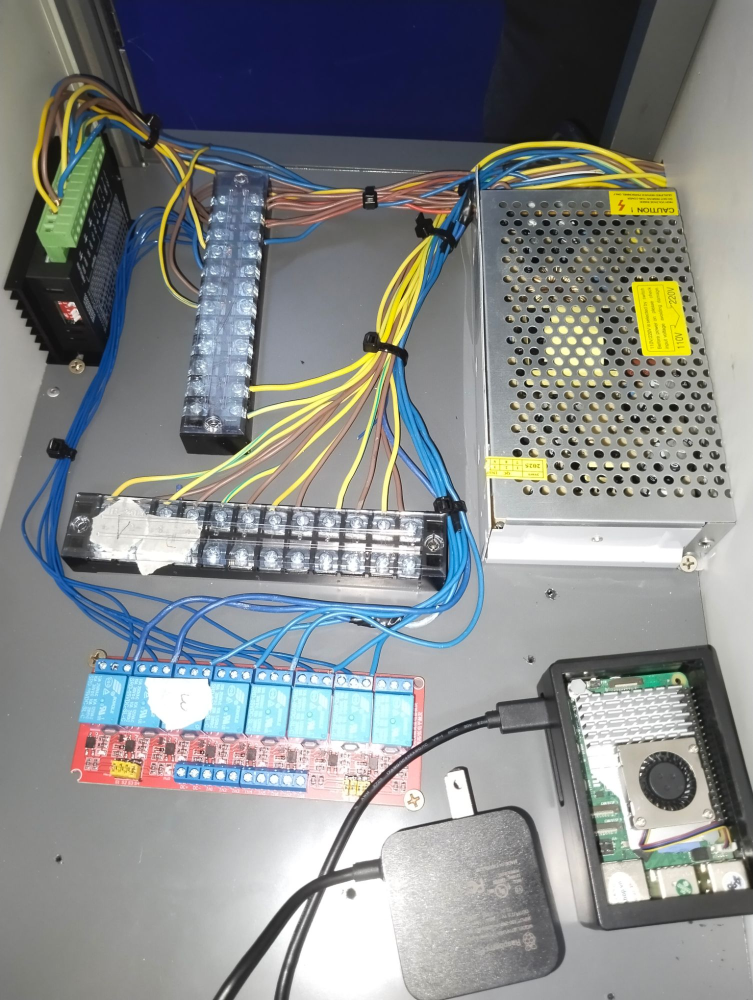
#> input picture locker/00-toan-canh-khoang-dien.jpg, 1506 x 2000 px (shown at 1/2 size)
$ python annotate-tu01-photos.py
#> lines starting #> are read from the running program, lines starting #| are printed output that depends on the picture
"""Vẽ nhãn lên ảnh tủ lockr-tu01: locker/*.jpg -> 03-hardware/img/tu01/*.jpg.

Chạy từ gốc repo docs:  python scripts/annotate-tu01-photos.py   (cần Pillow)
Toạ độ trong file là toạ độ trên ảnh gốc sau khi thu cạnh dài về 1500 px (ảnh toàn cảnh giữ nguyên cỡ).
Chụp lại ảnh thì chỉnh lại toạ độ ở từng khối bên dưới.
"""
import os, re
from PIL import Image, ImageDraw, ImageFont, ImageOps

ROOT = os.path.dirname(os.path.dirname(os.path.abspath(__file__)))
RAW = os.path.join(ROOT, 'locker')
OUT = os.path.join(ROOT, '03-hardware', 'img', 'tu01')
os.makedirs(OUT, exist_ok=True)
BOLD = next(f for f in ['C:/Windows/Fonts/segoeuib.ttf', '/usr/share/fonts/truetype/dejavu/DejaVuSans-Bold.ttf',
                        '/System/Library/Fonts/Supplemental/Arial Bold.ttf'] if os.path.exists(f))
YEL, GRN, RED, BLU, GRY, INK, WHT = (255, 214, 10), (34, 197, 94), (255, 59, 48), (56, 189, 248), (148, 163, 184), (16, 22, 27), (255, 255, 255)
# 12 ảnh chi tiết chụp 2026-10-01, giữ tên file gốc; p01…p12 theo thứ tự tên.
DETAIL = sorted(f for f in os.listdir(RAW) if re.match(r'^\d{13}_', f))


def load(name):
    if name == 'first':
        return Image.open(os.path.join(RAW, '00-toan-canh-khoang-dien.jpg')).convert('RGB')
    im = ImageOps.exif_transpose(Image.open(os.path.join(RAW, DETAIL[int(name[1:]) - 1]))).convert('RGB')
    im.thumbnail((1500, 1500), Image.LANCZOS)
    return im


class Canvas:
    def __init__(self, name, box, scale):
        im = load(name).crop(box)
        self.x0, self.y0, self.s = box[0], box[1], scale
        self.im = im.resize((round(im.size[0] * scale), round(im.size[1] * scale)), Image.LANCZOS).convert('RGBA')
        self.layer = Image.new('RGBA', self.im.size, (0, 0, 0, 0))
        self.d = ImageDraw.Draw(self.layer)

    def p(self, x, y):
        return ((x - self.x0) * self.s, (y - self.y0) * self.s)

    def rect(self, x1, y1, x2, y2, color, width=6, radius=10, dash=False):
        a, b = self.p(x1, y1), self.p(x2, y2)
        self.d.rounded_rectangle([a, b], radius=radius, outline=color + (255,), width=width)

    def fillrect(self, x1, y1, x2, y2, color, alpha=70):
        self.d.rectangle([self.p(x1, y1), self.p(x2, y2)], fill=color + (alpha,))

    def circle(self, x, y, r, color, width=5, fill=None):
        cx, cy = self.p(x, y)
        self.d.ellipse([cx - r, cy - r, cx + r, cy + r], outline=color + (255,), width=width, fill=(fill + (255,)) if fill else None)

    def line(self, x1, y1, x2, y2, color, width=4):
        self.d.line([self.p(x1, y1), self.p(x2, y2)], fill=color + (255,), width=width)

    def pill(self, x, y, text, size=28, bg=INK, fg=WHT, anchor='mm', border=None):
        """Nhãn chữ trên nền bo góc. anchor: l/m/r + t/m/b tính theo (x, y) trong toạ độ ảnh gốc."""
        font = ImageFont.truetype(BOLD, size)
        cx, cy = self.p(x, y)
        l, t, r, b = self.d.textbbox((0, 0), text, font=font)
        w, h = r - l, b - t
        px, py = round(size * 0.42), round(size * 0.28)
        bw, bh = w + 2 * px, h + 2 * py
        left = cx if anchor[0] == 'l' else cx - bw if anchor[0] == 'r' else cx - bw / 2
        top = cy if anchor[1] == 't' else cy - bh if anchor[1] == 'b' else cy - bh / 2
        left = max(4, min(self.im.size[0] - bw - 4, left))
        top = max(4, min(self.im.size[1] - bh - 4, top))
        self.d.rounded_rectangle([left, top, left + bw, top + bh], radius=round(size * 0.35), fill=bg + (235,),
                                 outline=(border + (255,)) if border else None, width=3)
        self.d.text((left + px - l, top + py - t), text, font=font, fill=fg + (255,))

    def save(self, name):
        out = Image.alpha_composite(self.im, self.layer).convert('RGB')
        out.save(os.path.join(OUT, name), quality=86, optimize=True)
        print(name, out.size)


# 1. Toàn cảnh khoang điện (ảnh 30/09, 1506x2000)
c = Canvas('first', (0, 0, 1506, 2000), 0.75)
#> in load, returned value is the input picture: PIL image 1506x2000 RGB; mean R, G, B 133.5, 136.9, 136.9
#> in __init__, `self.layer = Image.new('RGBA', self.im.size, (0, 0, 0, 0))`: self.layer: PIL image 1130x1500 RGBA; every value is 0
c.rect(335, 1488, 628, 1556, YEL); c.circle(245, 1512, 26, YEL); c.circle(707, 1515, 26, YEL)
c.rect(135, 975, 905, 1190, YEL); c.rect(350, 335, 550, 910, YEL); c.rect(8, 145, 303, 770, YEL)
c.rect(955, 375, 1485, 1130, YEL); c.rect(1090, 1295, 1500, 1855, YEL)
c.line(1378, 1370, 1447, 1790, GRN, 12)
for letter, x, y in [('A', 480, 1628), ('B', 130, 1622), ('C', 75, 1085), ('D', 630, 560), ('E', 155, 835), ('F', 1220, 1190), ('G', 1290, 1920)]:
    c.circle(x, y, 32, INK, 4, fill=YEL); c.pill(x, y, letter, 34, bg=YEL, fg=INK)
#> this loop made 7 passes
#> (r in pill, w in pill, bw in pill, left in pill, top in pill) on passes 1 to 7: (27, 27, 55, 332.5, 1198.5), (26, 26, 54, 70.5, 1194), (25, 25, 53, 29.75, 791.2), (28, 28, 56, 444.5, 397.5), (23, 23, 51, 90.75, 603.8), (23, 23, 51, 889.5, 870), (28, 28, 56, 939.5, 1417.5)
c.line(165, 1590, 228, 1532, YEL, 5)
c.save('01-tong-quan.jpg')
#> in save, `out = Image.alpha_composite(self.im, self.layer).convert('RGB')`:
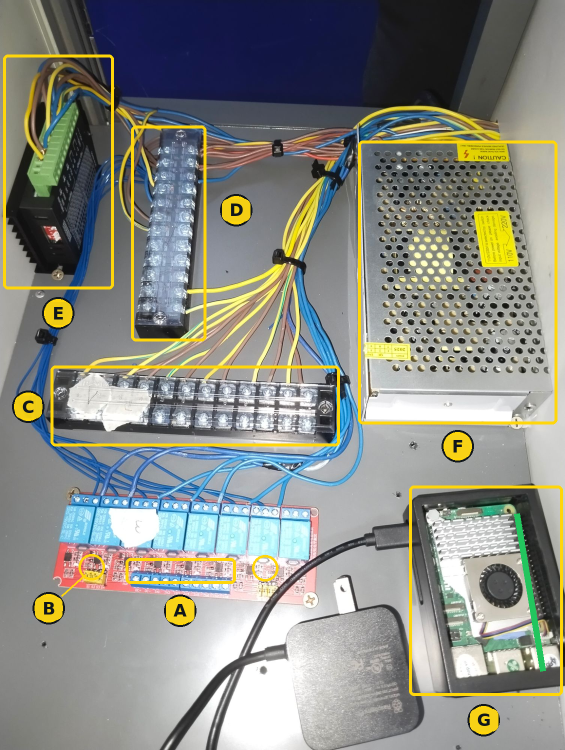
#> out: PIL image 1130x1500 RGB (shown at 1/2 size); mean R, G, B 137.1, 139.2, 131.3
#| 01-tong-quan.jpg (1130, 1500)

# 2. Header 40 chân của Pi (p11)
c = Canvas('p11', (100, 480, 960, 1080), 1.6)
#> (the run stopped early here; a loop or call above may not have finished)

$ run again, with locker/1790414821556_284174792121002148_3421111037231107887_8cad202726d88dd049a10de494406510.jpg copied over locker/00-toan-canh-khoang-dien.jpg
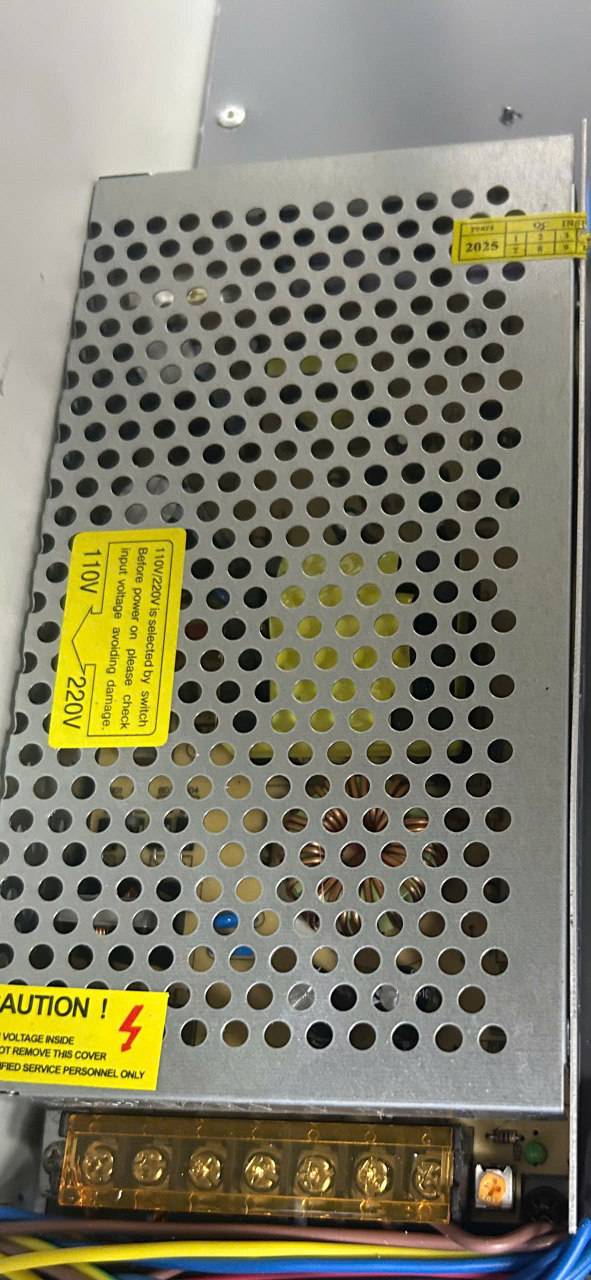
#> input picture locker/1790414821556_284174792121002148_3421111037231107887_8cad202726d88dd049a10de494406510.jpg, 1182 x 2560 px (shown at 1/2 size)
#> in load, returned value is the input picture: PIL image 1182x2560 RGB; mean R, G, B 131, 128.9, 107.7
#> in __init__, `im = load(name).crop(box)`:
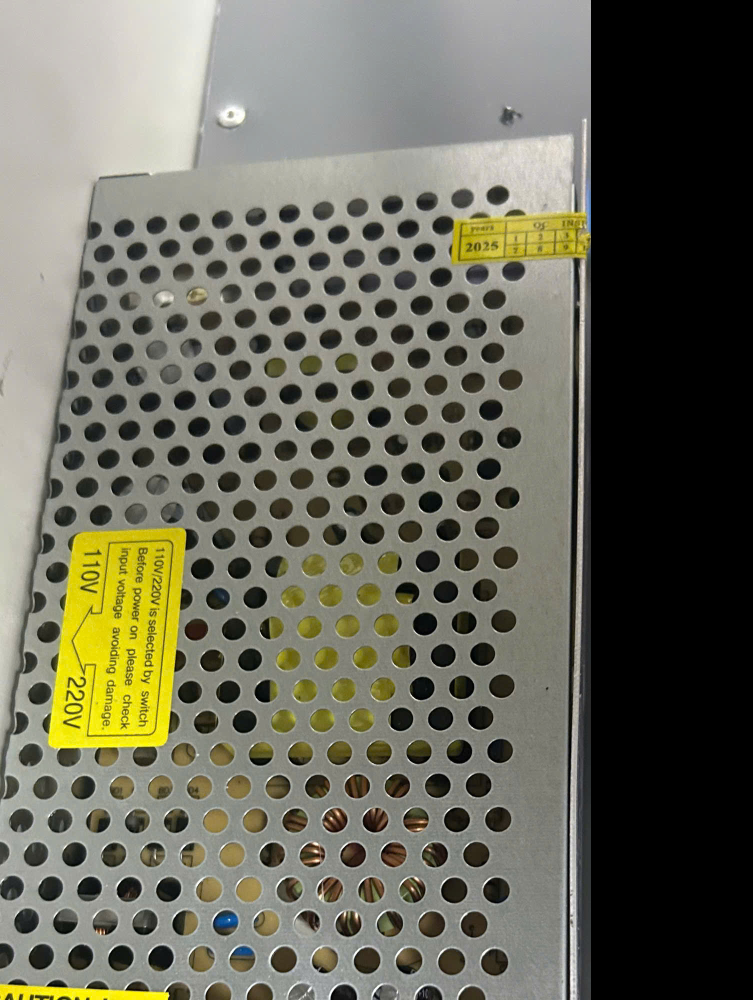
#> im: PIL image 1506x2000 RGB (shown at 1/2 size); mean R, G, B 106.5, 105.8, 91.3
#> self.layer: PIL image 1130x1500 RGBA; every value is 0
#> the loop `for letter, x, y in [('A', 480, 1628), ('B', 130, 1622), ('C', 75, 108..` made 7 passes
#> (r in pill, w in pill, bw in pill, left in pill, top in pill) on passes 1 to 7: (27, 27, 55, 332.5, 1198.5), (26, 26, 54, 70.5, 1194), (25, 25, 53, 29.75, 791.2), (28, 28, 56, 444.5, 397.5), (23, 23, 51, 90.75, 603.8), (23, 23, 51, 889.5, 870), (28, 28, 56, 939.5, 1417.5)
#> in save, `out = Image.alpha_composite(self.im, self.layer).convert('RGB')`:
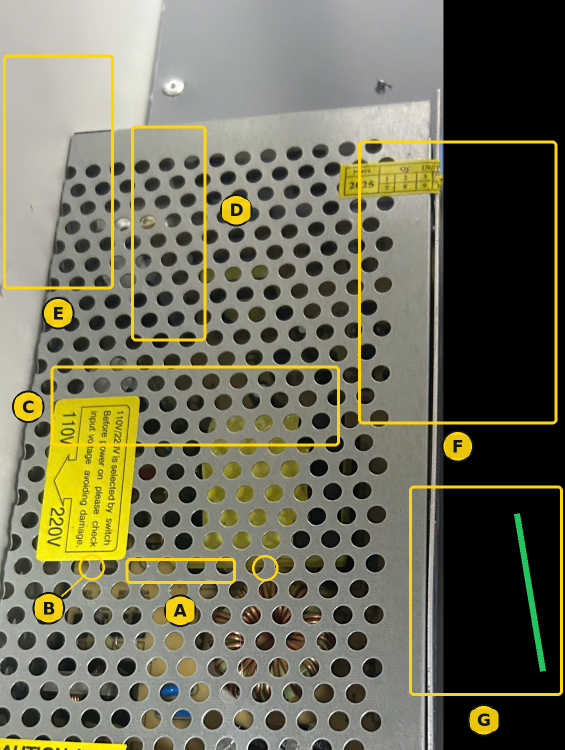
#> out: PIL image 1130x1500 RGB (shown at 1/2 size); mean R, G, B 112.1, 110.3, 88.5
#| 01-tong-quan.jpg (1130, 1500)

$ run again, with locker/1790414821587_284174792121002148_3421111037231107887_814d07b6a66a2a314d03540f65e43e83.jpg copied over locker/00-toan-canh-khoang-dien.jpg
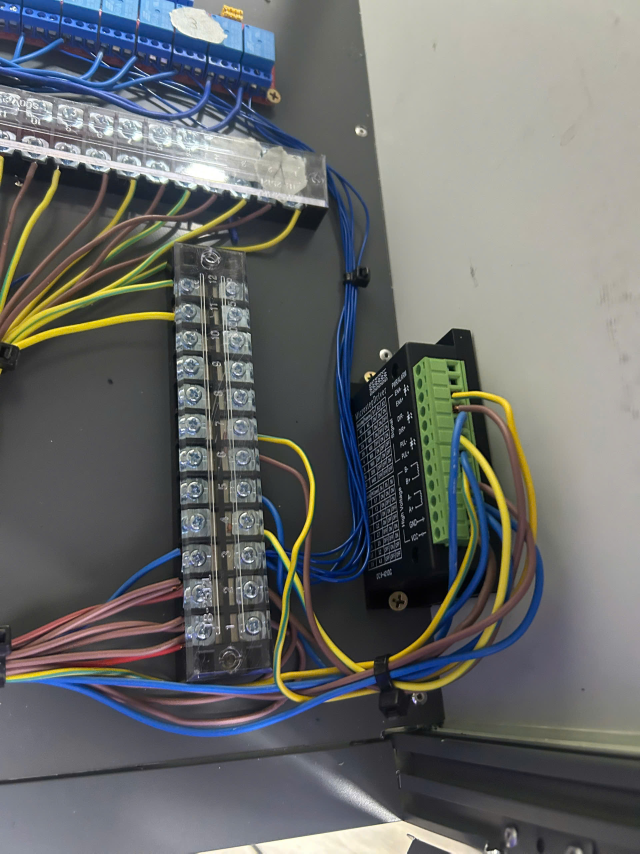
#> input picture locker/1790414821587_284174792121002148_3421111037231107887_814d07b6a66a2a314d03540f65e43e83.jpg, 1920 x 2560 px (shown at 1/3 size)
#> in load, returned value is the input picture: PIL image 1920x2560 RGB; mean R, G, B 106.2, 108.1, 107.1
#> in __init__, `im = load(name).crop(box)`:
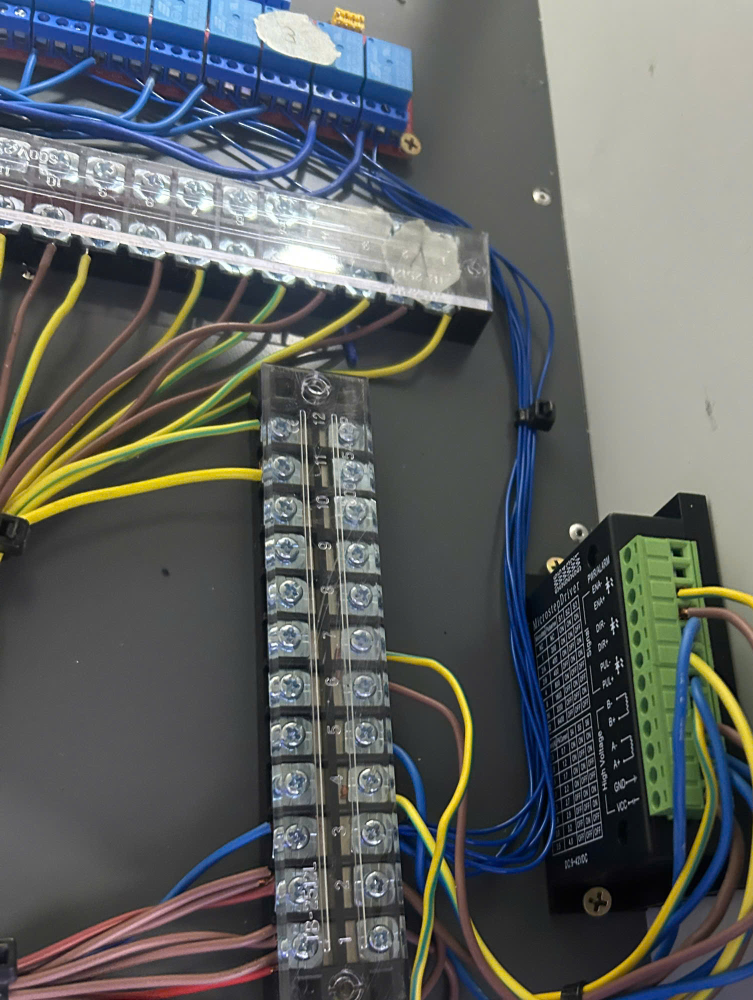
#> im: PIL image 1506x2000 RGB (shown at 1/2 size); mean R, G, B 95.2, 98.7, 97.4
#> self.layer: PIL image 1130x1500 RGBA; every value is 0
#> the loop `for letter, x, y in [('A', 480, 1628), ('B', 130, 1622), ('C', 75, 108..` made 7 passes
#> (r in pill, w in pill, bw in pill, left in pill, top in pill) on passes 1 to 7: (27, 27, 55, 332.5, 1198.5), (26, 26, 54, 70.5, 1194), (25, 25, 53, 29.75, 791.2), (28, 28, 56, 444.5, 397.5), (23, 23, 51, 90.75, 603.8), (23, 23, 51, 889.5, 870), (28, 28, 56, 939.5, 1417.5)
#> in save, `out = Image.alpha_composite(self.im, self.layer).convert('RGB')`:
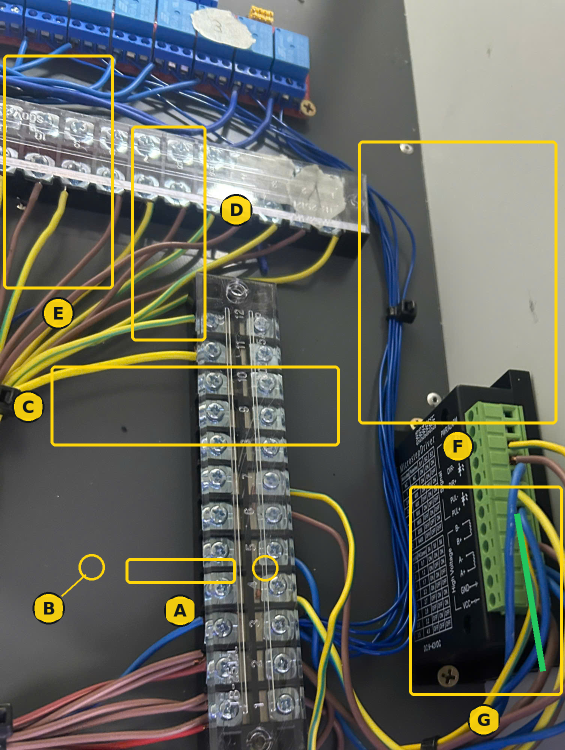
#> out: PIL image 1130x1500 RGB (shown at 1/2 size); mean R, G, B 101, 103.2, 94.3
#| 01-tong-quan.jpg (1130, 1500)

$ run again, with locker/1790414821615_284174792121002148_3421111037231107887_e5b6bda32d811906b75098f386ef5d9b.jpg copied over locker/00-toan-canh-khoang-dien.jpg
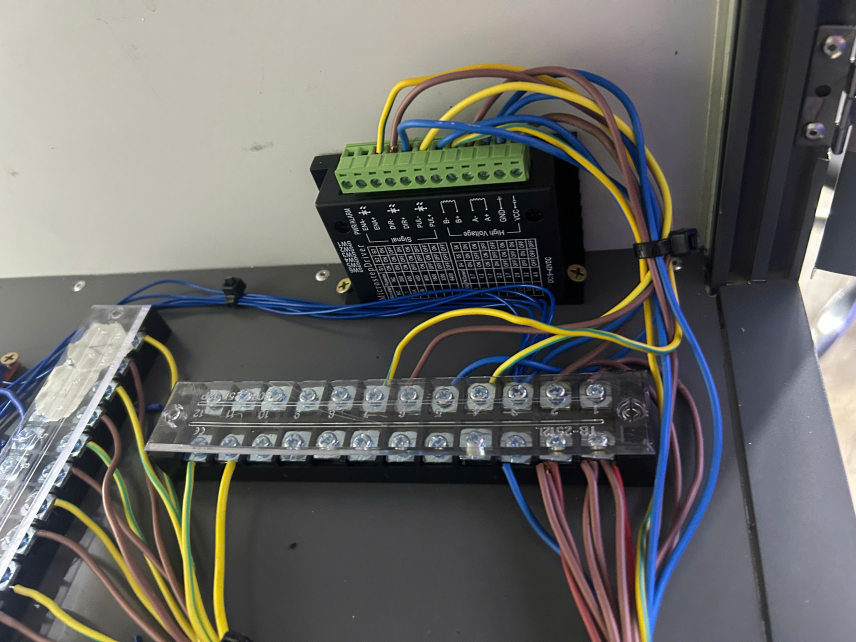
#> input picture locker/1790414821615_284174792121002148_3421111037231107887_e5b6bda32d811906b75098f386ef5d9b.jpg, 2568 x 1926 px (shown at 1/3 size)
#> in load, returned value is the input picture: PIL image 2568x1926 RGB; mean R, G, B 105.1, 104.7, 101.9
#> in __init__, `im = load(name).crop(box)`:
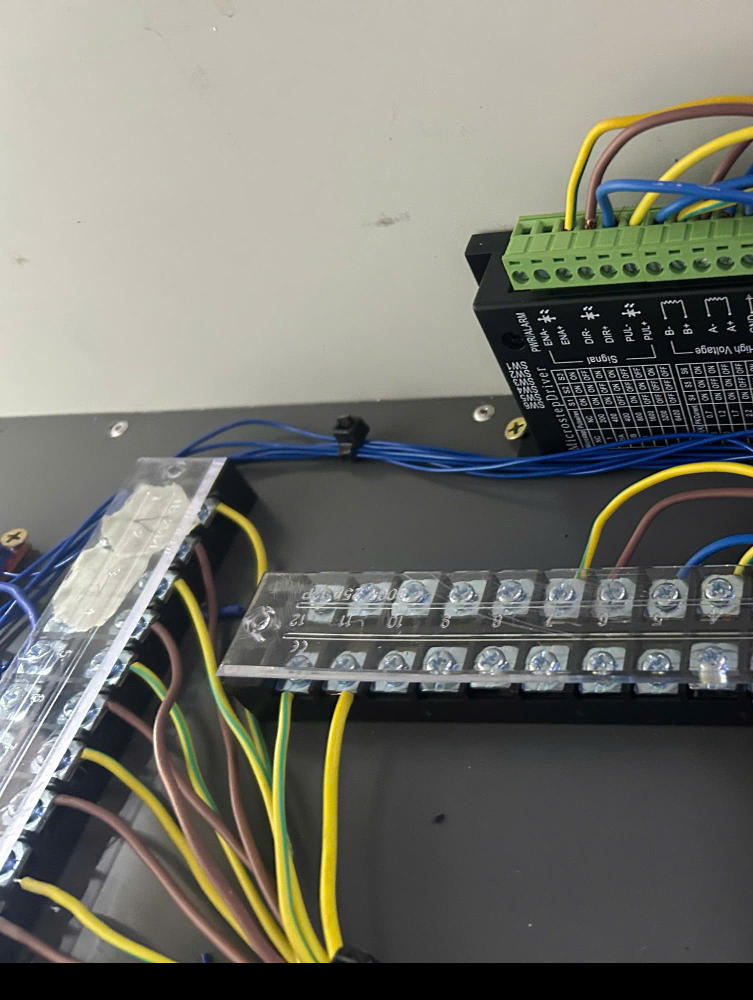
#> im: PIL image 1506x2000 RGB (shown at 1/2 size); mean R, G, B 116.1, 116.5, 108.7
#> self.layer: PIL image 1130x1500 RGBA; every value is 0
#> the loop `for letter, x, y in [('A', 480, 1628), ('B', 130, 1622), ('C', 75, 108..` made 7 passes
#> (r in pill, w in pill, bw in pill, left in pill, top in pill) on passes 1 to 7: (27, 27, 55, 332.5, 1198.5), (26, 26, 54, 70.5, 1194), (25, 25, 53, 29.75, 791.2), (28, 28, 56, 444.5, 397.5), (23, 23, 51, 90.75, 603.8), (23, 23, 51, 889.5, 870), (28, 28, 56, 939.5, 1417.5)
#> in save, `out = Image.alpha_composite(self.im, self.layer).convert('RGB')`:
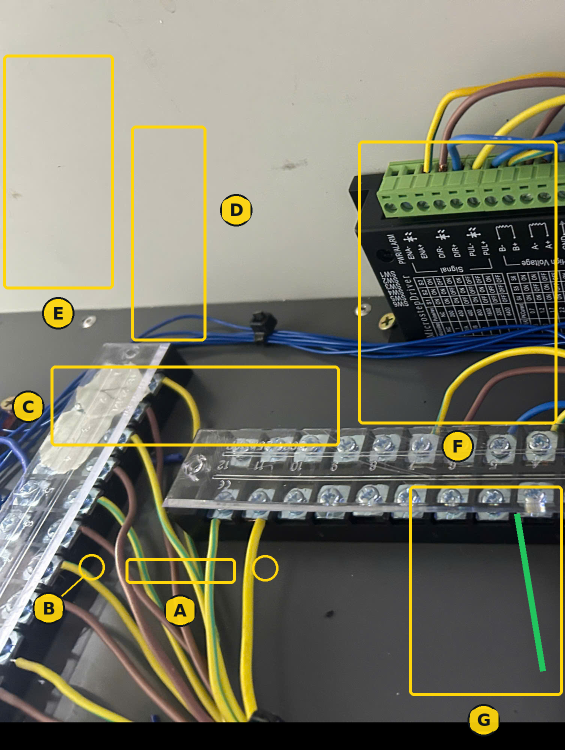
#> out: PIL image 1130x1500 RGB (shown at 1/2 size); mean R, G, B 121, 120.2, 104.7
#| 01-tong-quan.jpg (1130, 1500)
